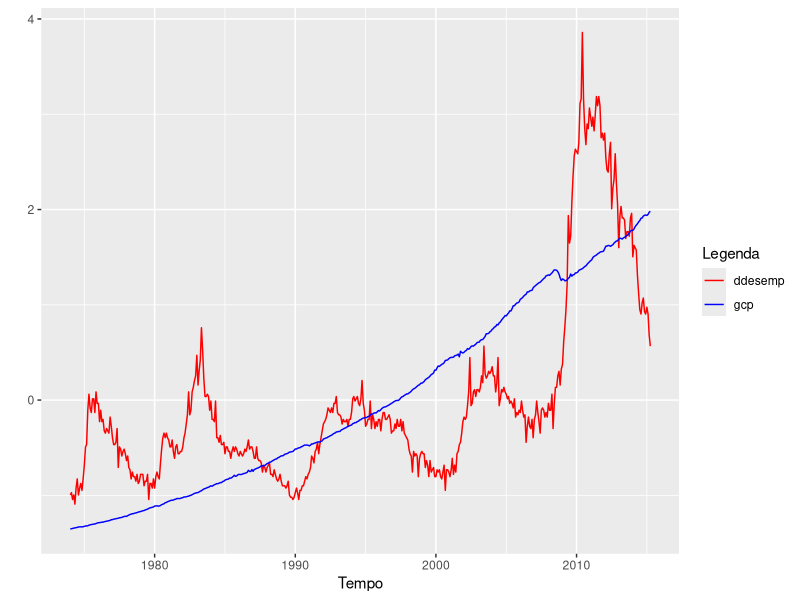

The R source for this figure:
#install.packages('readxl')
#install.packages('ggplot2')
library("readxl")
library("ggplot2")

df = read_excel("./question01/econ.xlsx", sheet = 1, col_names = TRUE)
df = df[df["tempo"] >= "1974-01-01", c("tempo", "ddesemp", "gcp")]

df["ddesemp"] = (df["ddesemp"] - mean(df$ddesemp)) / sd(df$ddesemp)
df["gcp"] = (df["gcp"] - mean(df$gcp)) / sd(df$gcp)

ggplot(df, aes(x=tempo)) +
  geom_line(aes(y = ddesemp, color = "ddesemp")) +
  geom_line(aes(y = gcp, color = "gcp")) +
  scale_color_manual(values = c("red", "blue"),
                     name = "Legenda",
                     labels = c("ddesemp", "gcp")) +
  xlab("Tempo") +
  ylab("")
